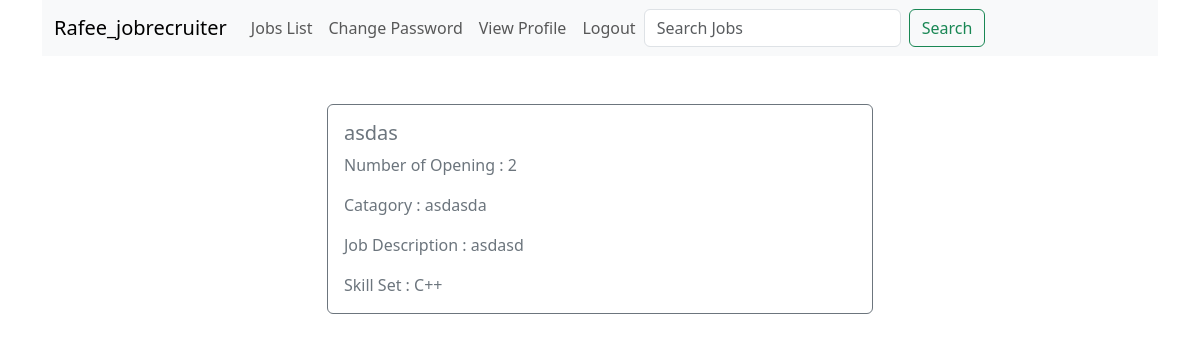
Page /viewJob/2 (signed in) on the committed database.
### JobSeeker/models.py (models this page shows, shortened)
class CustomUser(AbstractUser):
    USER = {
        ('jobSeeker','JobSeeker'),
        ('jobRecruiter','JobRecruiter')
    }
    display_name = models.CharField(max_length=255)
    otp = models.IntegerField(blank=True,null=True)
    user_type = models.CharField(max_length=50,choices= USER,null=True)

class Job(models.Model):
    title = models.CharField(max_length=200 , null= True, blank= True)
    number_of_opening = models.IntegerField( null= True, blank= True)
    category = models.TextField(max_length=100 , null= True, blank= True)
    description = models.TextField(max_length=1000 , null= True, blank= True)
    skills_set = models.TextField(max_length=700 , null= True, blank= True)
    created_by = models.ForeignKey(CustomUser, on_delete=models.DO_NOTHING)

### JobSeeker/views.py (the view)
# urls.py: path('viewJob/<int:id>',viewJob,name='viewJob')
@login_required
def viewJob(request,id):
    job = Job.objects.get(id=id)
    return render(request,'viewJob.html',{"job":job})

### templates/viewJob.html (shortened to what this page needs)
{% extends 'base.html' %}
{% block content %}
<br><br>
<div class="container container-center">
<div class="row justify-content-center">
    <div class="col-md-6">
        <div class="card border-secondary mb-6" style="max-width: 100rem;">
                <div class="card-body text-secondary">
                    <h5 class="card-title">{{job.title}}</h5>
                    <p class="card-text">Number of Opening : {{job.number_of_opening}}</p>
                    <p class="card-text">Catagory : {{job.category}}</p>
                    <p class="card-text">Job Description : {{job.description}}</p>
                    <p class="card-text">Skill Set : {{job.skills_set}}</p>
                </div>
            </div>
            </div>
</div>
</div>
{% endblock %}

### templates/navbar.html (shortened to what this page needs)
{% load static %}
<center>
<div class="container container-center">
<nav class="navbar navbar-expand-lg bg-body-tertiary">
  {% if request.user.is_authenticated %}
  <div class="container-fluid">
    <a class="navbar-brand" href="{% url 'homepage' %}">{{user.username}}</a>
    <div class="collapse navbar-collapse" id="navbarNavAltMarkup">
      <div class="navbar-nav">
        {% if request.user.user_type == 'jobRecruiter' %}
          <a class="nav-link" aria-current="page" href="{% url 'homepage' %}">Jobs List</a>
          <a class="nav-link" aria-current="page" href="{% url 'forget_pass' %}">Change Password</a>
          <a class="nav-link" href="{% url 'jobRecruiterProfile' %}">View Profile</a>
        {% else %}
          <a class="nav-link" aria-current="page" href="{% url 'homepage' %}">Posted Jobs List</a>
          <a class="nav-link" aria-current="page" href="{% url 'forget_pass' %}">Change Password</a>
          <a class="nav-link" href="{% url 'jobSeekerProfile' %}">View Profile</a>
        {% endif %}
        <a class="nav-link" href="{% url 'user_logout' %}">Logout</a>
      </div>
      <form class="d-flex" role="search" method="GET" action="{% url 'searchTitle' %}">
      <input class="form-control me-2" type="search" name="search" value="{{ request.GET.search }}" placeholder="Search Jobs" aria-label="Search"/>
      <button class="btn btn-outline-success" type="submit" >Search</button>
      </form>
    </div>
  </div>
  {% endif %}
</nav>
</div>
</center>

### rows in the picture
CustomUser: username "Rafee_jobrecruiter"
Job: title "asdas", number_of_opening "2", category "asdasda", description "asdasd", skills_set "C++"
